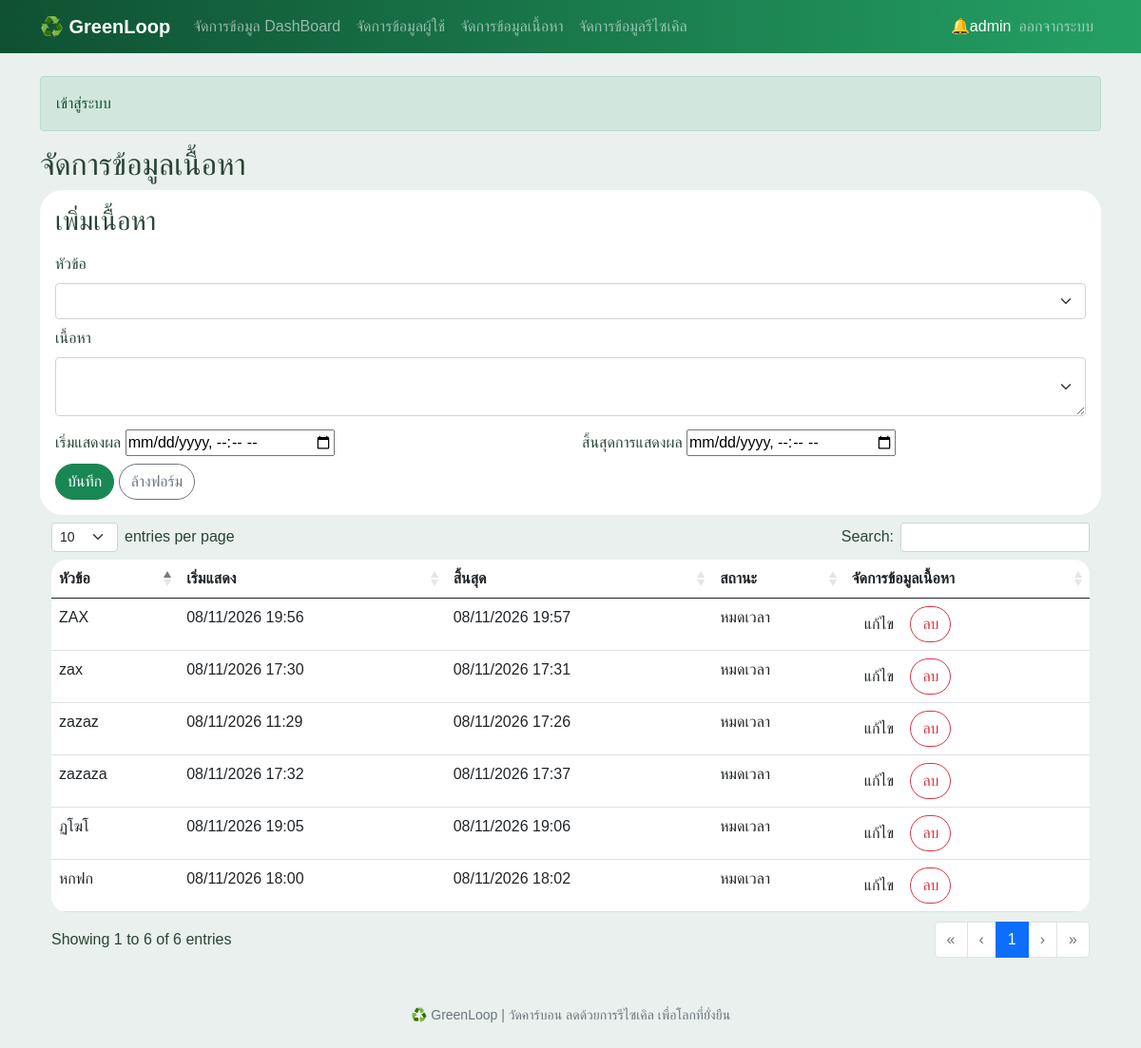
The app's page /admin/content.php (signed in) with its own data.
### tables this page shows
CREATE TABLE `contents` (
  `id` int(11) NOT NULL,
  `start_at` datetime NOT NULL,
  `end_at` datetime NOT NULL,
  `user_id` int(11) NOT NULL,
  `body` varchar(200) NOT NULL,
  `title` varchar(200) NOT NULL
);

### init.php (called while the page is built, shortened)
<?php
function me(){
    return !empty($_SESSION['uid'])? ($_SESSION['user']?? null) : null;
}
function e($value){
    return htmlspecialchars((string) $value ,ENT_QUOTES , 'UTF-8');
}
require_once __DIR__. '/header.php';
?>

### controller/admin_content.php (called while the page is built, shortened)
<?php
require_once __DIR__ . '/../init.php';
$edit = [
    'id' => '',
    'title' => '',
    'body' => '',
    'start_at' => '',
    'end_at' => ''
];
$s = trim($_GET['q']?? '');
$rowContent = $db->query("SELECT * , IF(start_at > NOW() , 'รอเผยแพร่' , IF(end_at <= NOW() , 'หมดเวลา' , 'กำลังแสดง')) AS live FROM contents WHERE title LIKE '%$s%' OR body LIKE '%$s%' ORDER BY start_at DESC ")->fetch_all(MYSQLI_ASSOC);
$local = function($q){
    return $q ? date('Y-m-d H:i', strtotime($q)): null;
}
?>

### admin/content.php (the view, shortened to what this page needs)
<?php
 require '../init.php';
    require '../controller/admin_content.php';
head('จัดการข้อมูลเนื้อหา');
    if(!empty($_GET['edit'])){
        $uId = $_GET['edit']?? '';
        $row = $db->query("SELECT * FROM contents WHERE id = $uId")->fetch_assoc();
?>
<form action="" method="post" class="card card-body mx-auto">
    <h3><?= $row['id'] ? 'แก้ไขเนื้อหา' : 'เพิ่มเนื้อหา'?></h3>
    <input type="hidden" name="id" value="<?= $row['id'] ?>">
    <label for="" class="form-label mt-2">หัวข้อ</label>
    <input type="text" class="form-select" name="title" value="<?= e($row['title'])?>" minlength="3" required>
    <label for="" class="form-label mt-2">เนื้อหา</label>
    <textarea name="body" id="" class="form-select" maxlength="500" required><?= e($row['body'])?></textarea>
    <div class="row mt-2">
        <div class="col-md-6">
            <label for="" class="form-label mt-2">เริ่มแสดงผล</label>
            <input type="datetime-local" class="form-label" name="start_at" value="<?= e($local($row['start_at']))?>">
        </div>
        <div class="col-md-6">
            <label for="" class="form-label mt-2">สิ้นสุดการแสดงผล</label>
            <input type="datetime-local" class="form-label" name="end_at" value="<?= e($local($row['end_at']))?>">
        </div>
        <input type="hidden" id="Id" value="<?= $id ?>">
    </div>
    <div class="mt2">
        <button class="btn btn-success" name="editId">บันทึก</button>
        <a href="admin/content.php" class="btn btn-outline-secondary">ล้างฟอร์ม</a>
    </div>
</form>
<?php
}else{
?>
<form action="" method="post" class="card card-body mx-auto">
    <h3><?= $edit['id'] ? 'แก้ไขเนื้อหา' : 'เพิ่มเนื้อหา'?></h3>
    <label for="" class="form-label mt-2">หัวข้อ</label>
    <input type="text" class="form-select" name="title" value="<?= e($edit['title'])?>" minlength="3" required>
    <label for="" class="form-label mt-2">เนื้อหา</label>
    <textarea name="body" id="" class="form-select" maxlength="500" required><?= e($edit['body'])?></textarea>
    <div class="row mt-2">
        <div class="col-md-6">
            <label for="" class="form-label mt-2">เริ่มแสดงผล</label>
            <input type="datetime-local" class="form-label" name="start_at" value="<?= e($local($edit['start_at']))?>">
        </div>
        <div class="col-md-6">
            <label for="" class="form-label mt-2">สิ้นสุดการแสดงผล</label>
            <input type="datetime-local" class="form-label" name="end_at" value="<?= e($local($edit['end_at']))?>">
        </div>
    </div>
    <div class="mt2">
        <button class="btn btn-success" name="editId">บันทึก</button>
        <a href="admin/content.php" class="btn btn-outline-secondary">ล้างฟอร์ม</a>
    </div>
</form>
<?php
}
?>
<div class="table-responsive">
    <table class="table table-stripped bg-white text-middle" id="content_table">
        <thead>
            <tr>
                <th>หัวข้อ</th>
                <th>เริ่มแสดง</th>
                <th>สิ้นสุด</th>
                <th>สถานะ</th>
                <th>จัดการข้อมูลเนื้อหา</th>
            </tr>
        </thead>
        <tbody>
            <?php foreach($rowContent as $r): ?>
            <tr>
                <td><?= e($r['title'])?></td>
                <td><?= $r['start_at'] ? date('d/m/Y H:i', strtotime($r['start_at'])) : ''?></td>
                <td><?= $r['end_at'] ? date('d/m/Y H:i', strtotime($r['end_at'])) : ''?></td>
                <td><?= e($r['live'])?></td>
                <td>
                    <form action="" method="post">
                        <a type="button" href="admin/content.php?edit=<?= $r['id']?>" name="edit" class="btn btn-outllne-danger">แก้ไข</a>
                        <button class="btn btn-outline-danger" name="delete" onclick="return confirm('ยืนยันการลบเนื้อหานี้?')">ลบ</button>
                    </form>
                </td>
            </tr>
            <?php endforeach; ?>
        </tbody>
    </table>
</div>
<?php foot() ?>

### header.php (shortened to what this page needs)
<?php
    function head($title, $show=true){
        $u = me();
?>
<!DOCTYPE html>
<html lang="en">
<head>
    <link rel="stylesheet" href="assets/bootstrap.min.css">
    <link rel="stylesheet" href="assets/style.css">
    <link rel="stylesheet" href="lib/datatables.css">
</head>
<body>
    <nav class="navbar navbar-expand-lg navbar-dark d-print-none">
        <div class="container">
            <a href="<?= ($u && $u['role'] === 'admin' ? 'admin/index.php' : 'index.php')?>" class="navbar-brand fw-bold">♻️ GreenLoop</a>
            <div class="collapse navbar-collapse" id="menu">
                <div class="navbar-nav me-auto">
                    <?php if($u && $u['role'] == 'admin'):?>
                        <a href="admin/index.php" class="nav-link">จัดการข้อมูล DashBoard</a>
                        <a href="admin/user.php" class="nav-link">จัดการข้อมูลผู้ใช้</a>
                        <a href="admin/content.php" class="nav-link">จัดการข้อมูลเนื้อหา</a>
                        <a href="admin/recycle.php" class="nav-link">จัดการข้อมูลรีไซเคิล</a>
                    <?php elseif($u): ?>
                        <a href="recycle.php" class="nav-link">♻️ รีไซเคิล</a>
                        <a href="points.php" class="nav-link">🏆 แต้มของฉัน</a>
                        <a href="profile.php" class="nav-link">👤 โปรไฟล์</a>
                    <?php endif; ?>
                </div>
                <div class="navbar-nav p-0 align-items-lg-center">
                    <?php if(!$u): ?>
                        <a href="login.php" class="nav-link">เข้าสู่ระบบ</a>
                        <a href="register.php" class="nav-link">สมัครสมาชิก</a>
                    <?php else: ?>
                        <?php if($u['role'] == 'admin'):?>
                            <a href="admin/notification.php">🔔</a>
                        <?php endif;?>
                            <span class="text-white"><?= $u['name']?></span>
                            <a href="logout.php" class="nav-link">ออกจากระบบ</a>
                    <?php endif; ?>
                </div>
            </div>
        </div>
    </nav>
    <main class="container py-4">
        <?php if(isset($_SESSION['flash'])): ?>
            <div class="alert alert-<?= $_SESSION['flash'][1]?>">
                <?= $_SESSION['flash'][0] ?>
            </div>
        <?php endif; ?>
    <?php if($show): ?>
        <h2 class="mt-2"><?= $title ?></h2>
    <?php endif; ?>
<?php
}
    function foot() {
        echo '</main><footer class="small text-muted text-center text-muted d-print-none mt-4 mb-5">♻️ GreenLoop | วัดคาร์บอน ลดด้วยการรีไซเคิล เพื่อโลกที่ยั่งยืน</footer></body></html>';
    }
?>

### assets/style.css (style rules this page uses)
:root { --green: #176b43; --deep-green: #0f5132; --soft-green: #e9f0ed; }
body { background: #e9f0ed; color: #294536; font-family: "Leelawadee UI", Tahoma, sans-serif; }
.navbar { background: linear-gradient(90deg, var(--deep-green), #24a064); }
.card, .impact-card { border: 0; border-radius: 24px; box-shadow: 0, 3px 18px, rgba(15, 83, 49, 0.055); }
.btn { border-radius: 24px; padding-inline: 18; transition: -2s; }
.table { overflow: hidden; border-radius: 16px; }

### records on screen
contents: title "ZAX", start_at "08/11/2026 19:56", end_at "08/11/2026 19:57", live "หมดเวลา"
contents: title "ฏโฆโ", start_at "08/11/2026 19:05", end_at "08/11/2026 19:06", live "หมดเวลา"
contents: title "หกฟก", start_at "08/11/2026 18:00", end_at "08/11/2026 18:02", live "หมดเวลา"
contents: title "zazaza", start_at "08/11/2026 17:32", end_at "08/11/2026 17:37", live "หมดเวลา"
contents: title "zax", start_at "08/11/2026 17:30", end_at "08/11/2026 17:31", live "หมดเวลา"
contents: title "zazaz", start_at "08/11/2026 11:29", end_at "08/11/2026 17:26", live "หมดเวลา"

### other values on screen
$u['name'] "admin"
$_SESSION['flash'][0] "เข้าสู่ระบบ"
$title "จัดการข้อมูลเนื้อหา"
